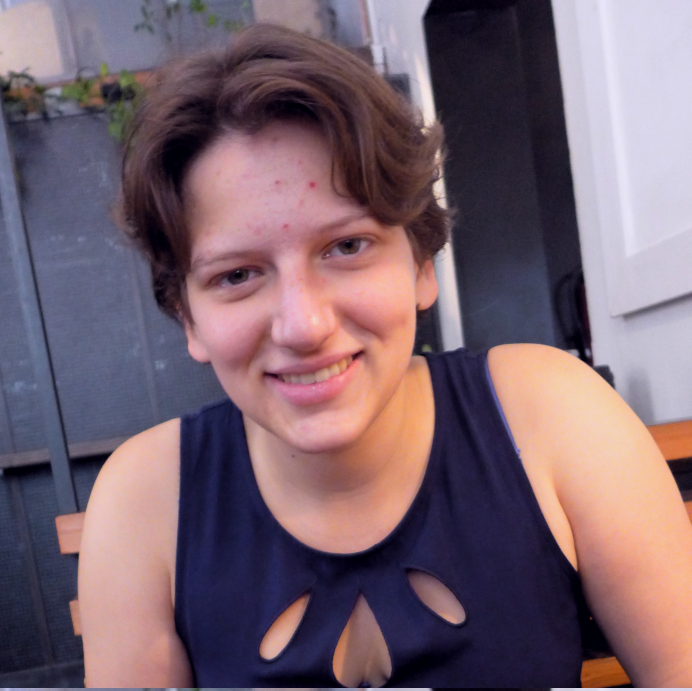
#> input picture PatternEvolution/serena_prof_1.JPG, 2075 x 2073 px (shown at 1/3 size)
$ python imRep.py   (older library calls are emulated)
#> lines starting #> are read from the running program, lines starting #| are printed output that depends on the picture
import mahotas as mh
from pylab import imshow, show


serpic = mh.imread('serena_prof_1.JPG')
#> serpic is the input picture: shape (2073, 2075, 3); mean R, G, B 121.3, 99.9, 111.2

# [6 lines of commented-out code are left out]
print(serpic[0])
#> (printed output is left out)
print(serpic[0].shape)
#| (2075, 3)
#imshow(serpic)
#show()

# REPRESENTATION: 2D array w/ 3 integer pixel array elements
for i in range(0,2073):
	for j in range(0,2073):
		serpic[i][j] = ['0', '0', '0']
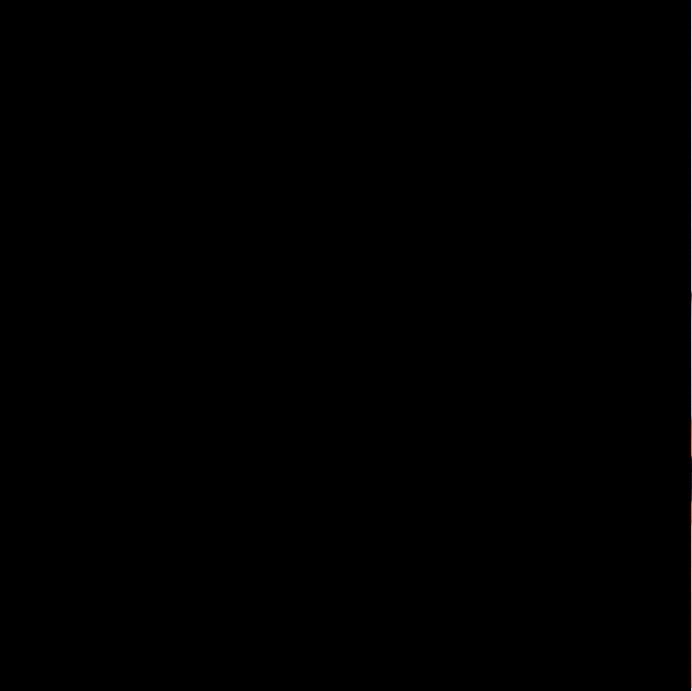
#> serpic: shape (2073, 2075, 3) (shown at 1/3 size); mean R, G, B 0.2, 0.2, 0.2

imshow(serpic)
show()

print(type(serpic))
#| <class 'numpy.ndarray'>
print(serpic.shape)
#| (2073, 2075, 3)
